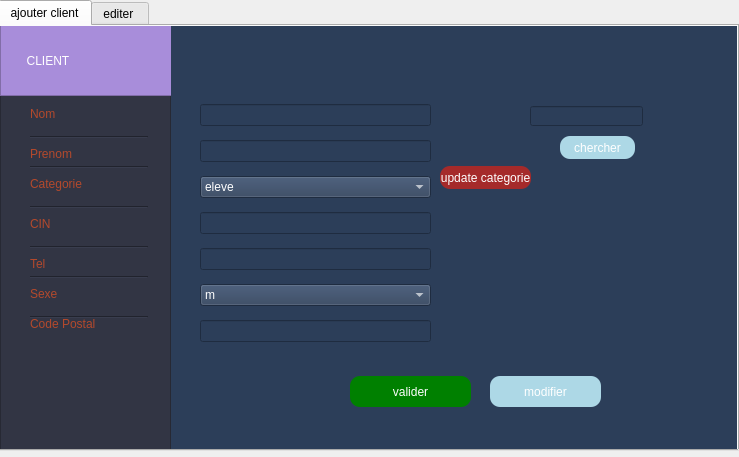
<?xml version="1.0" encoding="UTF-8"?>
<ui version="4.0">
 <class>gerer_client</class>
 <widget class="QDialog" name="gerer_client">
  <property name="geometry">
   <rect>
    <x>0</x>
    <y>0</y>
    <width>739</width>
    <height>457</height>
   </rect>
  </property>
  <property name="windowTitle">
   <string>Dialog</string>
  </property>
  <widget class="QTabWidget" name="tabWidget">
   <property name="geometry">
    <rect>
     <x>-2</x>
     <y>0</y>
     <width>741</width>
     <height>451</height>
    </rect>
   </property>
   <property name="currentIndex">
    <number>0</number>
   </property>
   <widget class="QWidget" name="tab">
    <property name="styleSheet">
     <string notr="true">background-color: rgb(44, 62, 89);
color: rgb(255, 255, 255);
</string>
    </property>
    <attribute name="title">
     <string>ajouter client</string>
    </attribute>
    <widget class="QWidget" name="verticalLayoutWidget">
     <property name="geometry">
      <rect>
       <x>200</x>
       <y>70</y>
       <width>231</width>
       <height>261</height>
      </rect>
     </property>
     <layout class="QVBoxLayout" name="verticalLayout">
      <item>
       <widget class="QLineEdit" name="lineEdit_4"/>
      </item>
      <item>
       <widget class="QLineEdit" name="lineEdit"/>
      </item>
      <item>
       <widget class="QComboBox" name="comboBox">
        <item>
         <property name="text">
          <string>eleve</string>
         </property>
        </item>
        <item>
         <property name="text">
          <string>etudiant</string>
         </property>
        </item>
       </widget>
      </item>
      <item>
       <widget class="QLineEdit" name="lineEdit_2"/>
      </item>
      <item>
       <widget class="QLineEdit" name="lineEdit_3"/>
      </item>
      <item>
       <widget class="QComboBox" name="comboBox_2">
        <item>
         <property name="text">
          <string>m</string>
         </property>
        </item>
        <item>
         <property name="text">
          <string>f</string>
         </property>
        </item>
       </widget>
      </item>
      <item>
       <widget class="QLineEdit" name="lineEdit_5"/>
      </item>
     </layout>
    </widget>
    <widget class="QPushButton" name="pushButton">
     <property name="geometry">
      <rect>
       <x>350</x>
       <y>350</y>
       <width>121</width>
       <height>31</height>
      </rect>
     </property>
     <property name="styleSheet">
      <string notr="true">border-radius:10px;
background-color:green;</string>
     </property>
     <property name="text">
      <string>valider</string>
     </property>
    </widget>
    <widget class="QPushButton" name="pushButton_2">
     <property name="geometry">
      <rect>
       <x>490</x>
       <y>350</y>
       <width>111</width>
       <height>31</height>
      </rect>
     </property>
     <property name="styleSheet">
      <string notr="true">border-radius:10px;
background-color:lightblue;</string>
     </property>
     <property name="text">
      <string>modifier</string>
     </property>
    </widget>
    <widget class="QPushButton" name="pushButton_5">
     <property name="geometry">
      <rect>
       <x>560</x>
       <y>110</y>
       <width>75</width>
       <height>23</height>
      </rect>
     </property>
     <property name="styleSheet">
      <string notr="true">border-radius:10px;
background-color:lightblue;</string>
     </property>
     <property name="text">
      <string>chercher</string>
     </property>
    </widget>
    <widget class="QLineEdit" name="ciin">
     <property name="geometry">
      <rect>
       <x>530</x>
       <y>80</y>
       <width>113</width>
       <height>20</height>
      </rect>
     </property>
    </widget>
    <widget class="QPushButton" name="pushButton_4">
     <property name="geometry">
      <rect>
       <x>440</x>
       <y>140</y>
       <width>91</width>
       <height>23</height>
      </rect>
     </property>
     <property name="styleSheet">
      <string notr="true">border-radius:10px;
background-color:brown;</string>
     </property>
     <property name="text">
      <string>update categorie</string>
     </property>
    </widget>
    <widget class="QLabel" name="back_2">
     <property name="geometry">
      <rect>
       <x>6</x>
       <y>10</y>
       <width>731</width>
       <height>411</height>
      </rect>
     </property>
     <property name="text">
      <string>TextLabel</string>
     </property>
    </widget>
    <widget class="QFrame" name="frame">
     <property name="geometry">
      <rect>
       <x>0</x>
       <y>0</y>
       <width>171</width>
       <height>431</height>
      </rect>
     </property>
     <property name="styleSheet">
      <string notr="true">background-color:#323544;</string>
     </property>
     <property name="frameShape">
      <enum>QFrame::StyledPanel</enum>
     </property>
     <property name="frameShadow">
      <enum>QFrame::Raised</enum>
     </property>
     <widget class="QFrame" name="frame_2">
      <property name="geometry">
       <rect>
        <x>0</x>
        <y>-10</y>
        <width>181</width>
        <height>80</height>
       </rect>
      </property>
      <property name="styleSheet">
       <string notr="true">background-color:#A88DDA;</string>
      </property>
      <property name="frameShape">
       <enum>QFrame::StyledPanel</enum>
      </property>
      <property name="frameShadow">
       <enum>QFrame::Raised</enum>
      </property>
      <widget class="QLabel" name="label">
       <property name="geometry">
        <rect>
         <x>20</x>
         <y>29</y>
         <width>161</width>
         <height>31</height>
        </rect>
       </property>
       <property name="styleSheet">
        <string notr="true">font: 63 14pt &quot;Segoe UI Semibold&quot;;
color:white;</string>
       </property>
       <property name="text">
        <string>  CLIENT</string>
       </property>
      </widget>
     </widget>
     <widget class="QLabel" name="label_7">
      <property name="geometry">
       <rect>
        <x>30</x>
        <y>80</y>
        <width>121</width>
        <height>16</height>
       </rect>
      </property>
      <property name="styleSheet">
       <string notr="true">color:#B3492C;
font: 63 10pt &quot;Segoe UI Semibold&quot;;</string>
      </property>
      <property name="text">
       <string>Nom</string>
      </property>
     </widget>
     <widget class="Line" name="line_2">
      <property name="geometry">
       <rect>
        <x>30</x>
        <y>110</y>
        <width>118</width>
        <height>3</height>
       </rect>
      </property>
      <property name="orientation">
       <enum>Qt::Horizontal</enum>
      </property>
     </widget>
     <widget class="QLabel" name="label_16">
      <property name="geometry">
       <rect>
        <x>30</x>
        <y>120</y>
        <width>121</width>
        <height>16</height>
       </rect>
      </property>
      <property name="styleSheet">
       <string notr="true">color:#B3492C;
font: 63 10pt &quot;Segoe UI Semibold&quot;;</string>
      </property>
      <property name="text">
       <string>Prenom</string>
      </property>
     </widget>
     <widget class="QLabel" name="label_17">
      <property name="geometry">
       <rect>
        <x>30</x>
        <y>150</y>
        <width>121</width>
        <height>16</height>
       </rect>
      </property>
      <property name="styleSheet">
       <string notr="true">color:#B3492C;
font: 63 10pt &quot;Segoe UI Semibold&quot;;</string>
      </property>
      <property name="text">
       <string>Categorie</string>
      </property>
     </widget>
     <widget class="QLabel" name="label_18">
      <property name="geometry">
       <rect>
        <x>30</x>
        <y>190</y>
        <width>121</width>
        <height>16</height>
       </rect>
      </property>
      <property name="styleSheet">
       <string notr="true">color:#B3492C;
font: 63 10pt &quot;Segoe UI Semibold&quot;;</string>
      </property>
      <property name="text">
       <string>CIN</string>
      </property>
     </widget>
     <widget class="QLabel" name="label_19">
      <property name="geometry">
       <rect>
        <x>30</x>
        <y>230</y>
        <width>121</width>
        <height>16</height>
       </rect>
      </property>
      <property name="styleSheet">
       <string notr="true">color:#B3492C;
font: 63 10pt &quot;Segoe UI Semibold&quot;;</string>
      </property>
      <property name="text">
       <string>Tel</string>
      </property>
     </widget>
     <widget class="QLabel" name="label_20">
      <property name="geometry">
       <rect>
        <x>30</x>
        <y>260</y>
        <width>121</width>
        <height>16</height>
       </rect>
      </property>
      <property name="styleSheet">
       <string notr="true">color:#B3492C;
font: 63 10pt &quot;Segoe UI Semibold&quot;;</string>
      </property>
      <property name="text">
       <string>Sexe</string>
      </property>
     </widget>
     <widget class="QLabel" name="label_21">
      <property name="geometry">
       <rect>
        <x>30</x>
        <y>290</y>
        <width>121</width>
        <height>16</height>
       </rect>
      </property>
      <property name="styleSheet">
       <string notr="true">color:#B3492C;
font: 63 10pt &quot;Segoe UI Semibold&quot;;</string>
      </property>
      <property name="text">
       <string>Code Postal</string>
      </property>
     </widget>
     <widget class="Line" name="line_3">
      <property name="geometry">
       <rect>
        <x>30</x>
        <y>250</y>
        <width>118</width>
        <height>3</height>
       </rect>
      </property>
      <property name="orientation">
       <enum>Qt::Horizontal</enum>
      </property>
     </widget>
     <widget class="Line" name="line_4">
      <property name="geometry">
       <rect>
        <x>30</x>
        <y>290</y>
        <width>118</width>
        <height>3</height>
       </rect>
      </property>
      <property name="orientation">
       <enum>Qt::Horizontal</enum>
      </property>
     </widget>
     <widget class="Line" name="line_5">
      <property name="geometry">
       <rect>
        <x>30</x>
        <y>140</y>
        <width>118</width>
        <height>3</height>
       </rect>
      </property>
      <property name="orientation">
       <enum>Qt::Horizontal</enum>
      </property>
     </widget>
     <widget class="Line" name="line_6">
      <property name="geometry">
       <rect>
        <x>30</x>
        <y>180</y>
        <width>118</width>
        <height>3</height>
       </rect>
      </property>
      <property name="orientation">
       <enum>Qt::Horizontal</enum>
      </property>
     </widget>
     <widget class="Line" name="line_7">
      <property name="geometry">
       <rect>
        <x>30</x>
        <y>220</y>
        <width>118</width>
        <height>3</height>
       </rect>
      </property>
      <property name="orientation">
       <enum>Qt::Horizontal</enum>
      </property>
     </widget>
    </widget>
    <zorder>back_2</zorder>
    <zorder>verticalLayoutWidget</zorder>
    <zorder>pushButton</zorder>
    <zorder>pushButton_2</zorder>
    <zorder>pushButton_5</zorder>
    <zorder>ciin</zorder>
    <zorder>pushButton_4</zorder>
    <zorder>frame</zorder>
   </widget>
   <widget class="QWidget" name="tab_2">
    <attribute name="title">
     <string>editer </string>
    </attribute>
    <widget class="QTableView" name="tab_1">
     <property name="geometry">
      <rect>
       <x>25</x>
       <y>31</y>
       <width>261</width>
       <height>211</height>
      </rect>
     </property>
    </widget>
    <widget class="QLineEdit" name="lineEdit_6">
     <property name="geometry">
      <rect>
       <x>70</x>
       <y>270</y>
       <width>113</width>
       <height>20</height>
      </rect>
     </property>
    </widget>
    <widget class="QLabel" name="label_3">
     <property name="geometry">
      <rect>
       <x>28</x>
       <y>270</y>
       <width>31</width>
       <height>16</height>
      </rect>
     </property>
     <property name="text">
      <string>CIN</string>
     </property>
    </widget>
    <widget class="QPushButton" name="pushButton_3">
     <property name="geometry">
      <rect>
       <x>200</x>
       <y>268</y>
       <width>75</width>
       <height>23</height>
      </rect>
     </property>
     <property name="styleSheet">
      <string notr="true">border-radius:10px;
background-color:red;</string>
     </property>
     <property name="text">
      <string>supprimer</string>
     </property>
    </widget>
    <widget class="QLabel" name="back">
     <property name="geometry">
      <rect>
       <x>6</x>
       <y>0</y>
       <width>711</width>
       <height>431</height>
      </rect>
     </property>
     <property name="text">
      <string>TextLabel</string>
     </property>
    </widget>
    <widget class="QTableView" name="tab_3">
     <property name="geometry">
      <rect>
       <x>390</x>
       <y>30</y>
       <width>261</width>
       <height>211</height>
      </rect>
     </property>
    </widget>
    <widget class="QLineEdit" name="lineEdit_7">
     <property name="geometry">
      <rect>
       <x>470</x>
       <y>270</y>
       <width>131</width>
       <height>20</height>
      </rect>
     </property>
    </widget>
    <widget class="QLabel" name="label_9">
     <property name="geometry">
      <rect>
       <x>386</x>
       <y>268</y>
       <width>71</width>
       <height>20</height>
      </rect>
     </property>
     <property name="text">
      <string>entrer le nom</string>
     </property>
    </widget>
    <widget class="QPushButton" name="pushButton_19">
     <property name="geometry">
      <rect>
       <x>132</x>
       <y>350</y>
       <width>441</width>
       <height>51</height>
      </rect>
     </property>
     <property name="styleSheet">
      <string notr="true">border-radius:10px;
background-color:#A88DDA;</string>
     </property>
     <property name="text">
      <string>STAISTIQUE</string>
     </property>
    </widget>
    <zorder>back</zorder>
    <zorder>tab_1</zorder>
    <zorder>lineEdit_6</zorder>
    <zorder>label_3</zorder>
    <zorder>pushButton_3</zorder>
    <zorder>tab_3</zorder>
    <zorder>lineEdit_7</zorder>
    <zorder>label_9</zorder>
    <zorder>pushButton_19</zorder>
   </widget>
  </widget>
 </widget>
 <resources/>
 <connections/>
</ui>
